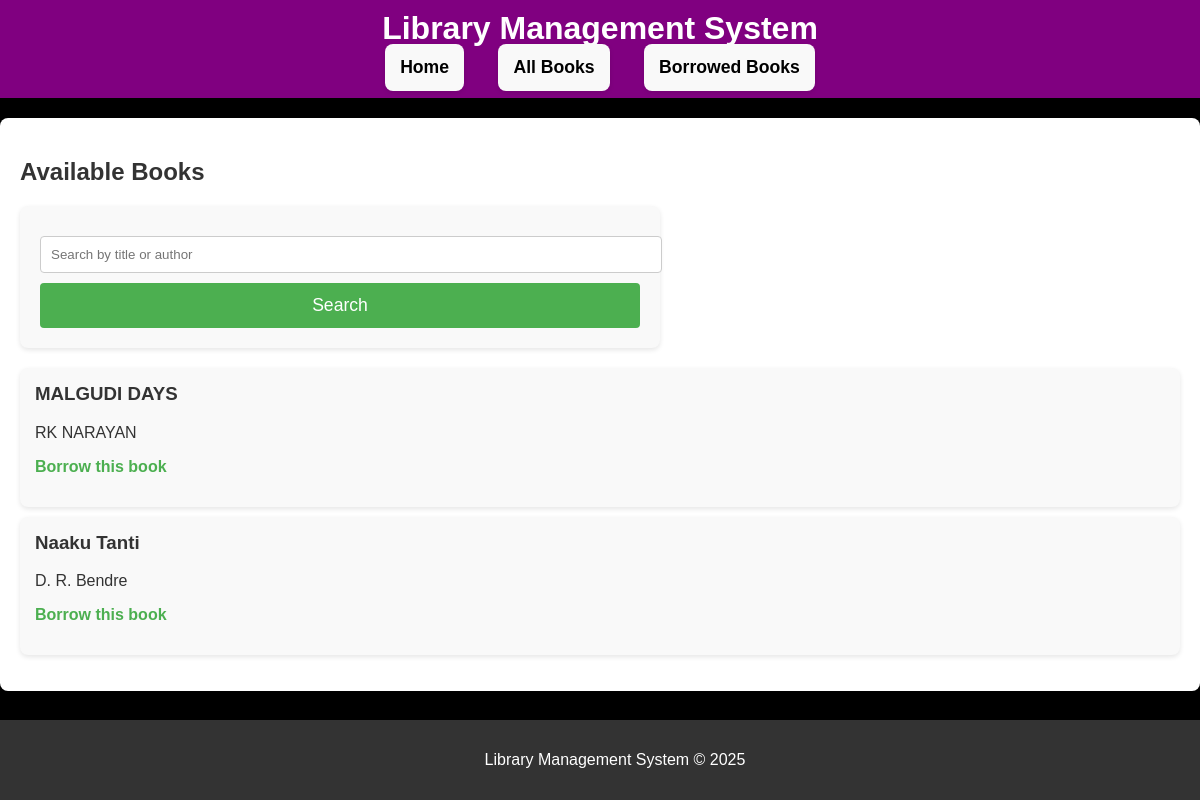
Before: / with the older database file.
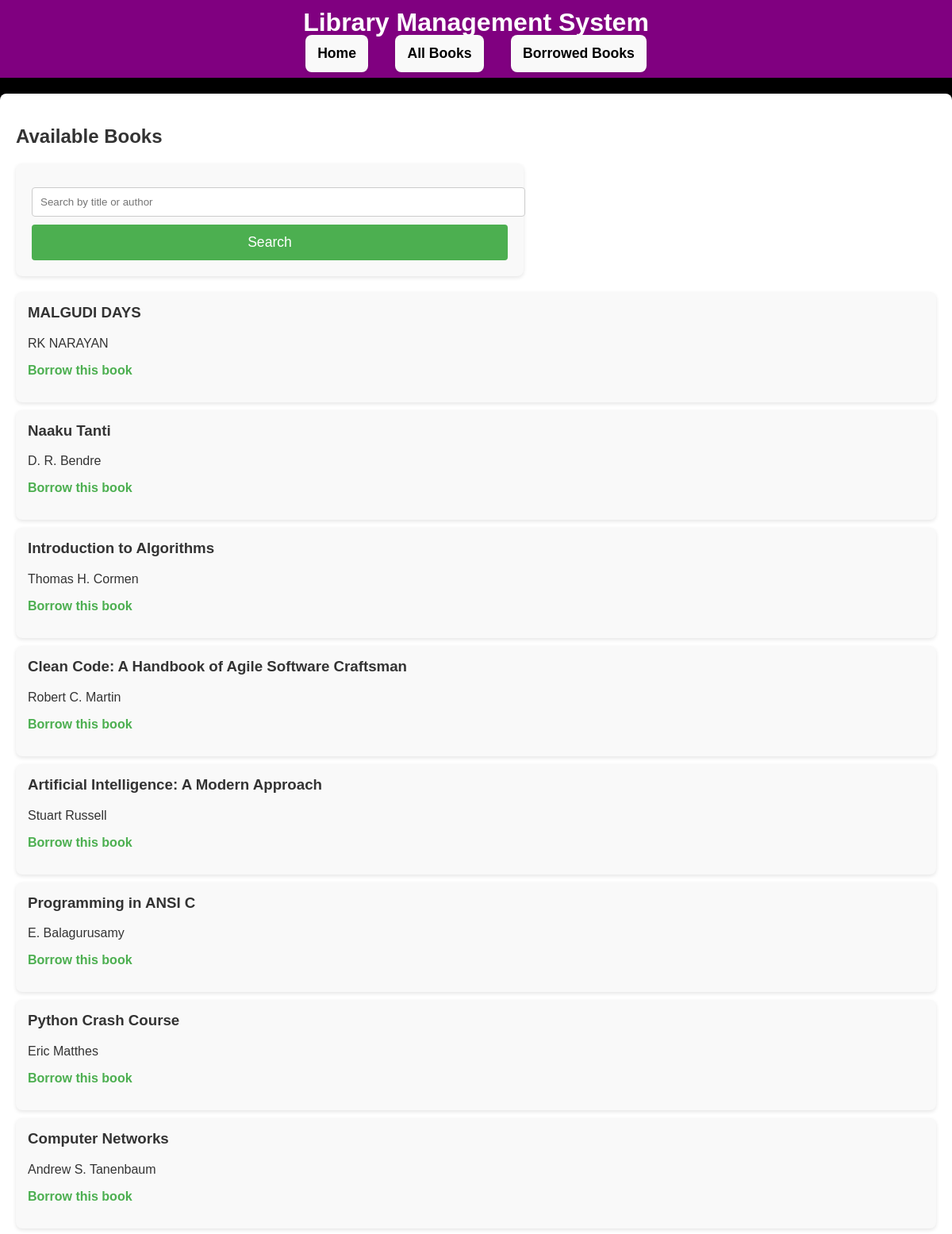
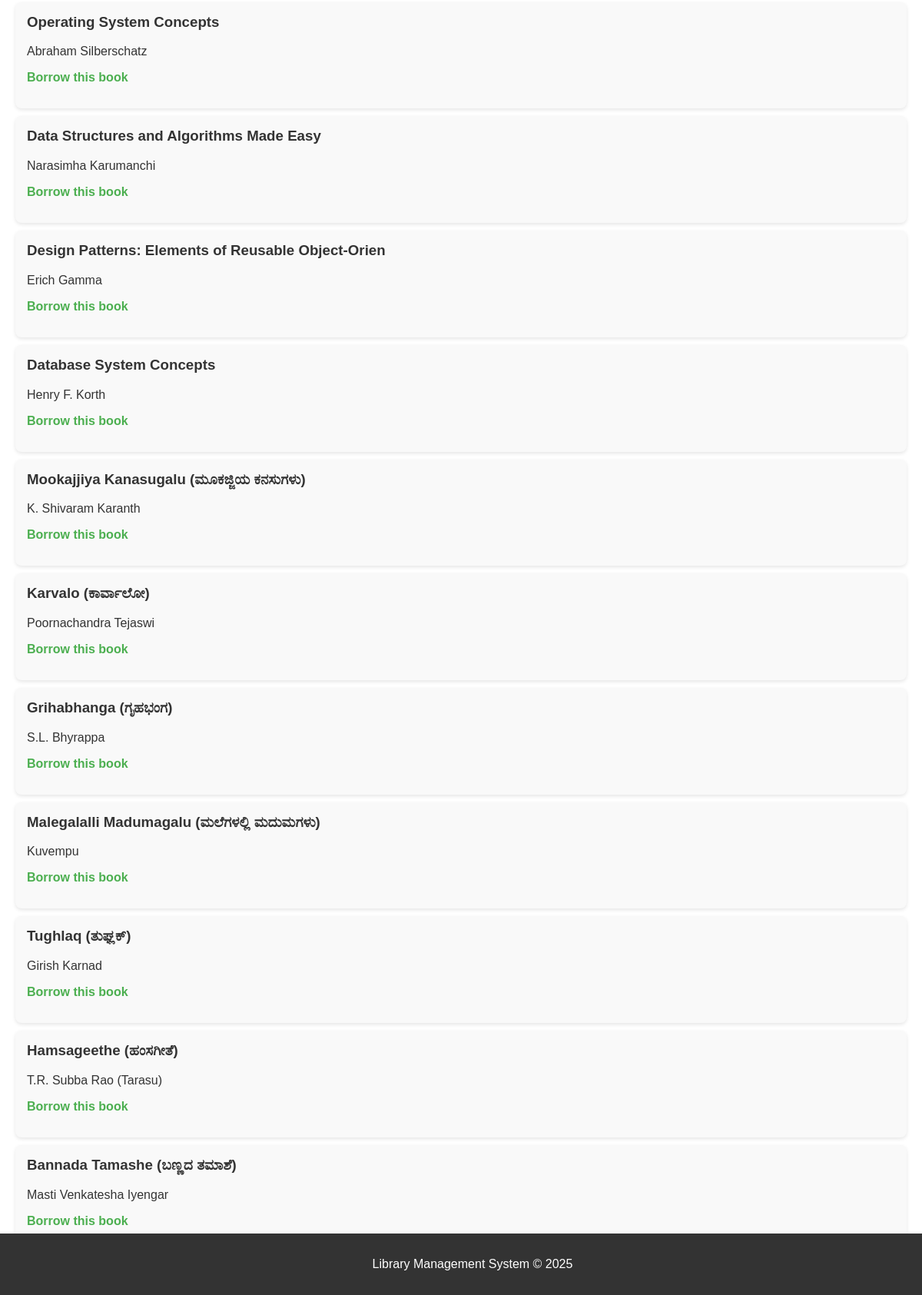
After: the same page with the newer database file (2 pictures, top to bottom).
### library/models.py (models this page shows, shortened)
class Book(models.Model):
    title = models.CharField(max_length=50)
    author = models.ForeignKey(Author, on_delete=models.CASCADE)
    available = models.BooleanField(default=True)
    category = models.CharField(max_length=2, choices=CATEGORY_CHOICES)

class Author(models.Model):
    name = models.CharField(max_length=50)
    bio = models.TextField(blank=True)

### library/views.py (the view)
# urls.py: path('', views.index, name='index'),
def index(request):
    query = request.GET.get('q', '')  # Retrieve the search query from the GET request
    books = Book.objects.filter(
        Q(title__icontains=query) |  Q(author__name__icontains=query)
    )
    return render(request, 'library/index.html', {'books': books, 'query': query})

### library/templates/library/index.html
{% extends 'library/base.html' %}
{% block content %}
    <h2>Available Books</h2>
    <form method="get" action="{% url 'index' %}">
        <input type="text" name="q" value="{{ query }}" placeholder="Search by title or author" />
        <button type="submit">Search</button>
    </form>
    <ul>
        {% for book in books %}
            <li>
                <h3>{{ book.title }}</h3>
                <p>{{ book.author.name }}</p>
                <p><a href="{% url 'borrow_book' book.id %}">Borrow this book</a></p>
            </li>
        {% empty %}
            <p> No books found. </P>
        {% endfor %}
    </ul>
{% endblock %}

Changed rows visible on the page:
added Book: title "Introduction to Algorithms", author.name "Thomas H. Cormen"
added Book: title "Clean Code: A Handbook of Agile Software Craftsman", author.name "Robert C. Martin"
added Book: title "Artificial Intelligence: A Modern Approach", author.name "Stuart Russell"
added Book: title "Programming in ANSI C", author.name "E. Balagurusamy"
added Book: title "Python Crash Course", author.name "Eric Matthes"
added Book: title "Computer Networks", author.name "Andrew S. Tanenbaum"
added Book: title "Operating System Concepts", author.name "Abraham Silberschatz"
added Book: title "Data Structures and Algorithms Made Easy", author.name "Narasimha Karumanchi"
added Book: title "Design Patterns: Elements of Reusable Object-Orien", author.name "Erich Gamma"
added Book: title "Database System Concepts", author.name "Henry F. Korth"
added Book: title "Mookajjiya Kanasugalu (ಮೂಕಜ್ಜಿಯ ಕನಸುಗಳು)", author.name "K. Shivaram Karanth"
added Book: title "Karvalo (ಕಾರ್ವಾಲೋ)", author.name "Poornachandra Tejaswi"
added Book: title "Grihabhanga (ಗೃಹಭಂಗ)", author.name "S.L. Bhyrappa"
added Book: title "Malegalalli Madumagalu (ಮಲೆಗಳಲ್ಲಿ ಮದುಮಗಳು)", author.name "Kuvempu"
added Book: title "Tughlaq (ತುಘ್ಲಕ್)", author.name "Girish Karnad"
added Book: title "Hamsageethe (ಹಂಸಗೀತೆ)", author.name "T.R. Subba Rao (Tarasu)"
added Book: title "Bannada Tamashe (ಬಣ್ಣದ ತಮಾಶೆ)", author.name "Masti Venkatesha Iyengar"
